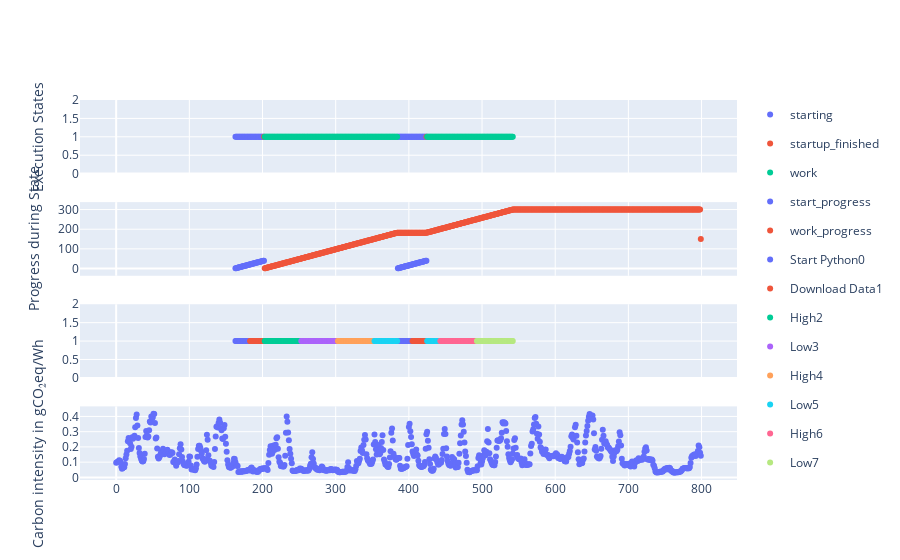

Notebook code for this chart:
### Code cell
from typing import List


prototype_fig = make_subplots(rows=4, cols=1, shared_xaxes=True)

graph_times = list(carbon_cost_at_time.keys())
graph_carbon_costs = list(carbon_cost_at_time.values())

fig_carbon = px.scatter(x=graph_times, y=graph_carbon_costs)
prototype_fig.add_trace(fig_carbon.data[0], row=4, col=1)

# Okay, nice. Let's visualize our prototype scheduling approach
states = [(starting, 'starting'), (startup_finished, 'startup_finished'), (work, 'work')]
integers = [(startup_time_progressed, 'start_progress'), (work_time_progressed, 'work_progress')]

def make_trace_from_variables(targets: List[tuple]):
    df = pd.DataFrame(data=[], columns=['time', 'value', 'name'])

    for variable, name in targets:
        as_dict = {t: pulp.value(variable[t]) if pulp.value(variable[t]) is not None else 0 for t in range(DEADLINE)}

        foo = pd.DataFrame(list(as_dict.items()), columns=['time', 'value'])
        foo['name'] = name

        foo = foo[foo['value'] != 0]

        df = pd.concat([df, foo], ignore_index=True)

    plot = px.scatter(df, x='time', y='value', color='name')
    return plot
    
phases_variables_with_name = [
    *[(value['variable'], key) for (key, value) in lin_function_dicts['startup'].items()],
    *[(value['variable'], key) for (key, value) in lin_function_dicts['work'].items()]
]

boolean_plot = make_trace_from_variables(states)
integers_plot = make_trace_from_variables(integers)
phase_states_plot = make_trace_from_variables(phases_variables_with_name)

prototype_fig.add_traces(boolean_plot.data, rows=1, cols=1)
prototype_fig.add_traces(integers_plot.data, rows=2, cols=1)
prototype_fig.add_traces(phase_states_plot.data, rows=3, cols=1)

#prototype_fig.update_xaxes(title_text="Timestamp", range=[df['time'].min()-10, df['time'].max()+10])

prototype_fig.update_yaxes(title_text="Execution States", fixedrange=True, row=1, col=1)
prototype_fig.update_yaxes(title_text="Progress during State", fixedrange=True, row=2, col=1)
prototype_fig.update_yaxes(title_text="Carbon intensity in gCO₂eq/Wh", fixedrange=True, row=4, col=1)


# prototype_fig.update_layout({'yaxis': {'range': [-0.5, 1.5], 'tickmode': 'linear'}})
#prototype_fig.update_layout({'yaxis4': {'range': [0,0.1]}})

prototype_fig.show()

### Figure 1 — Plotly figure (JSON) as saved in the notebook; plotly's stock layout.template omitted (floating-point values rounded to 4 significant figures; data arrays with more than 128 entries replaced by an {"elided": "..."} marker saying what was removed)
{"data": [{"hovertemplate": "x=%{x}<br>y=%{y}<extra></extra>", "legendgroup": "", "marker": {"color": "#636efa", "symbol": "circle"}, "mode": "markers", "name": "", "orientation": "v", "showlegend": false, "type": "scatter", "x": {"elided": "800 int values"}, "xaxis": "x4", "y": {"elided": "800 float values"}, "yaxis": "y4"}, {"hovertemplate": "name=starting<br>time=%{x}<br>value=%{y}<extra></extra>", "legendgroup": "starting", "marker": {"color": "#636efa", "symbol": "circle"}, "mode": "markers", "name": "starting", "orientation": "v", "showlegend": true, "type": "scatter", "x": [163, 164, 165, 166, 167, 168, 169, 170, 171, 172, 173, 174, 175, 176, 177, 178, 179, 180, 181, 182, 183, 184, 185, 186, 187, 188, 189, 190, 191, 192, 193, 194, 195, 196, 197, 198, 199, 200, 201, 202, 385, 386, 387, 388, 389, 390, 391, 392, 393, 394, 395, 396, 397, 398, 399, 400, 401, 402, 403, 404, 405, 406, 407, 408, 409, 410, 411, 412, 413, 414, 415, 416, 417, 418, 419, 420, 421, 422, 423, 424], "xaxis": "x", "y": [1, 1, 1, 1, 1, 1, 1, 1, 1, 1, 1, 1, 1, 1, 1, 1, 1, 1, 1, 1, 1, 1, 1, 1, 1, 1, 1, 1, 1, 1, 1, 1, 1, 1, 1, 1, 1, 1, 1, 1, 1, 1, 1, 1, 1, 1, 1, 1, 1, 1, 1, 1, 1, 1, 1, 1, 1, 1, 1, 1, 1, 1, 1, 1, 1, 1, 1, 1, 1, 1, 1, 1, 1, 1, 1, 1, 1, 1, 1, 1], "yaxis": "y"}, {"hovertemplate": "name=startup_finished<br>time=%{x}<br>value=%{y}<extra></extra>", "legendgroup": "startup_finished", "marker": {"color": "#EF553B", "symbol": "circle"}, "mode": "markers", "name": "startup_finished", "orientation": "v", "showlegend": true, "type": "scatter", "x": [202, 424], "xaxis": "x", "y": [1, 1], "yaxis": "y"}, {"hovertemplate": "name=work<br>time=%{x}<br>value=%{y}<extra></extra>", "legendgroup": "work", "marker": {"color": "#00cc96", "symbol": "circle"}, "mode": "markers", "name": "work", "orientation": "v", "showlegend": true, "type": "scatter", "x": {"elided": "300 int values"}, "xaxis": "x", "y": {"elided": "300 int values"}, "yaxis": "y"}, {"hovertemplate": "name=start_progress<br>time=%{x}<br>value=%{y}<extra></extra>", "legendgroup": "start_progress", "marker": {"color": "#636efa", "symbol": "circle"}, "mode": "markers", "name": "start_progress", "orientation": "v", "showlegend": true, "type": "scatter", "x": [163, 164, 165, 166, 167, 168, 169, 170, 171, 172, 173, 174, 175, 176, 177, 178, 179, 180, 181, 182, 183, 184, 185, 186, 187, 188, 189, 190, 191, 192, 193, 194, 195, 196, 197, 198, 199, 200, 201, 202, 385, 386, 387, 388, 389, 390, 391, 392, 393, 394, 395, 396, 397, 398, 399, 400, 401, 402, 403, 404, 405, 406, 407, 408, 409, 410, 411, 412, 413, 414, 415, 416, 417, 418, 419, 420, 421, 422, 423, 424], "xaxis": "x2", "y": [1, 2, 3, 4, 5, 6, 7, 8, 9, 10, 11, 12, 13, 14, 15, 16, 17, 18, 19, 20, 21, 22, 23, 24, 25, 26, 27, 28, 29, 30, 31, 32, 33, 34, 35, 36, 37, 38, 39, 40, 1, 2, 3, 4, 5, 6, 7, 8, 9, 10, 11, 12, 13, 14, 15, 16, 17, 18, 19, 20, 21, 22, 23, 24, 25, 26, 27, 28, 29, 30, 31, 32, 33, 34, 35, 36, 37, 38, 39, 40], "yaxis": "y2"}, {"hovertemplate": "name=work_progress<br>time=%{x}<br>value=%{y}<extra></extra>", "legendgroup": "work_progress", "marker": {"color": "#EF553B", "symbol": "circle"}, "mode": "markers", "name": "work_progress", "orientation": "v", "showlegend": true, "type": "scatter", "x": {"elided": "597 int values"}, "xaxis": "x2", "y": {"elided": "597 int values"}, "yaxis": "y2"}, {"hovertemplate": "name=Start Python0<br>time=%{x}<br>value=%{y}<extra></extra>", "legendgroup": "Start Python0", "marker": {"color": "#636efa", "symbol": "circle"}, "mode": "markers", "name": "Start Python0", "orientation": "v", "showlegend": true, "type": "scatter", "x": [163, 164, 165, 166, 167, 168, 169, 170, 171, 172, 173, 174, 175, 176, 177, 178, 179, 180, 181, 182, 385, 386, 387, 388, 389, 390, 391, 392, 393, 394, 395, 396, 397, 398, 399, 400, 401, 402, 403, 404], "xaxis": "x3", "y": [1, 1, 1, 1, 1, 1, 1, 1, 1, 1, 1, 1, 1, 1, 1, 1, 1, 1, 1, 1, 1, 1, 1, 1, 1, 1, 1, 1, 1, 1, 1, 1, 1, 1, 1, 1, 1, 1, 1, 1], "yaxis": "y3"}, {"hovertemplate": "name=Download Data1<br>time=%{x}<br>value=%{y}<extra></extra>", "legendgroup": "Download Data1", "marker": {"color": "#EF553B", "symbol": "circle"}, "mode": "markers", "name": "Download Data1", "orientation": "v", "showlegend": true, "type": "scatter", "x": [183, 184, 185, 186, 187, 188, 189, 190, 191, 192, 193, 194, 195, 196, 197, 198, 199, 200, 201, 202, 405, 406, 407, 408, 409, 410, 411, 412, 413, 414, 415, 416, 417, 418, 419, 420, 421, 422, 423, 424], "xaxis": "x3", "y": [1, 1, 1, 1, 1, 1, 1, 1, 1, 1, 1, 1, 1, 1, 1, 1, 1, 1, 1, 1, 1, 1, 1, 1, 1, 1, 1, 1, 1, 1, 1, 1, 1, 1, 1, 1, 1, 1, 1, 1], "yaxis": "y3"}, {"hovertemplate": "name=High2<br>time=%{x}<br>value=%{y}<extra></extra>", "legendgroup": "High2", "marker": {"color": "#00cc96", "symbol": "circle"}, "mode": "markers", "name": "High2", "orientation": "v", "showlegend": true, "type": "scatter", "x": [203, 204, 205, 206, 207, 208, 209, 210, 211, 212, 213, 214, 215, 216, 217, 218, 219, 220, 221, 222, 223, 224, 225, 226, 227, 228, 229, 230, 231, 232, 233, 234, 235, 236, 237, 238, 239, 240, 241, 242, 243, 244, 245, 246, 247, 248, 249, 250, 251, 252], "xaxis": "x3", "y": [1, 1, 1, 1, 1, 1, 1, 1, 1, 1, 1, 1, 1, 1, 1, 1, 1, 1, 1, 1, 1, 1, 1, 1, 1, 1, 1, 1, 1, 1, 1, 1, 1, 1, 1, 1, 1, 1, 1, 1, 1, 1, 1, 1, 1, 1, 1, 1, 1, 1], "yaxis": "y3"}, {"hovertemplate": "name=Low3<br>time=%{x}<br>value=%{y}<extra></extra>", "legendgroup": "Low3", "marker": {"color": "#ab63fa", "symbol": "circle"}, "mode": "markers", "name": "Low3", "orientation": "v", "showlegend": true, "type": "scatter", "x": [253, 254, 255, 256, 257, 258, 259, 260, 261, 262, 263, 264, 265, 266, 267, 268, 269, 270, 271, 272, 273, 274, 275, 276, 277, 278, 279, 280, 281, 282, 283, 284, 285, 286, 287, 288, 289, 290, 291, 292, 293, 294, 295, 296, 297, 298, 299, 300, 301, 302], "xaxis": "x3", "y": [1, 1, 1, 1, 1, 1, 1, 1, 1, 1, 1, 1, 1, 1, 1, 1, 1, 1, 1, 1, 1, 1, 1, 1, 1, 1, 1, 1, 1, 1, 1, 1, 1, 1, 1, 1, 1, 1, 1, 1, 1, 1, 1, 1, 1, 1, 1, 1, 1, 1], "yaxis": "y3"}, {"hovertemplate": "name=High4<br>time=%{x}<br>value=%{y}<extra></extra>", "legendgroup": "High4", "marker": {"color": "#FFA15A", "symbol": "circle"}, "mode": "markers", "name": "High4", "orientation": "v", "showlegend": true, "type": "scatter", "x": [303, 304, 305, 306, 307, 308, 309, 310, 311, 312, 313, 314, 315, 316, 317, 318, 319, 320, 321, 322, 323, 324, 325, 326, 327, 328, 329, 330, 331, 332, 333, 334, 335, 336, 337, 338, 339, 340, 341, 342, 343, 344, 345, 346, 347, 348, 349, 350, 351, 352], "xaxis": "x3", "y": [1, 1, 1, 1, 1, 1, 1, 1, 1, 1, 1, 1, 1, 1, 1, 1, 1, 1, 1, 1, 1, 1, 1, 1, 1, 1, 1, 1, 1, 1, 1, 1, 1, 1, 1, 1, 1, 1, 1, 1, 1, 1, 1, 1, 1, 1, 1, 1, 1, 1], "yaxis": "y3"}, {"hovertemplate": "name=Low5<br>time=%{x}<br>value=%{y}<extra></extra>", "legendgroup": "Low5", "marker": {"color": "#19d3f3", "symbol": "circle"}, "mode": "markers", "name": "Low5", "orientation": "v", "showlegend": true, "type": "scatter", "x": [353, 354, 355, 356, 357, 358, 359, 360, 361, 362, 363, 364, 365, 366, 367, 368, 369, 370, 371, 372, 373, 374, 375, 376, 377, 378, 379, 380, 381, 382, 383, 384, 425, 426, 427, 428, 429, 430, 431, 432, 433, 434, 435, 436, 437, 438, 439, 440, 441, 442], "xaxis": "x3", "y": [1, 1, 1, 1, 1, 1, 1, 1, 1, 1, 1, 1, 1, 1, 1, 1, 1, 1, 1, 1, 1, 1, 1, 1, 1, 1, 1, 1, 1, 1, 1, 1, 1, 1, 1, 1, 1, 1, 1, 1, 1, 1, 1, 1, 1, 1, 1, 1, 1, 1], "yaxis": "y3"}, {"hovertemplate": "name=High6<br>time=%{x}<br>value=%{y}<extra></extra>", "legendgroup": "High6", "marker": {"color": "#FF6692", "symbol": "circle"}, "mode": "markers", "name": "High6", "orientation": "v", "showlegend": true, "type": "scatter", "x": [443, 444, 445, 446, 447, 448, 449, 450, 451, 452, 453, 454, 455, 456, 457, 458, 459, 460, 461, 462, 463, 464, 465, 466, 467, 468, 469, 470, 471, 472, 473, 474, 475, 476, 477, 478, 479, 480, 481, 482, 483, 484, 485, 486, 487, 488, 489, 490, 491, 492], "xaxis": "x3", "y": [1, 1, 1, 1, 1, 1, 1, 1, 1, 1, 1, 1, 1, 1, 1, 1, 1, 1, 1, 1, 1, 1, 1, 1, 1, 1, 1, 1, 1, 1, 1, 1, 1, 1, 1, 1, 1, 1, 1, 1, 1, 1, 1, 1, 1, 1, 1, 1, 1, 1], "yaxis": "y3"}, {"hovertemplate": "name=Low7<br>time=%{x}<br>value=%{y}<extra></extra>", "legendgroup": "Low7", "marker": {"color": "#B6E880", "symbol": "circle"}, "mode": "markers", "name": "Low7", "orientation": "v", "showlegend": true, "type": "scatter", "x": [493, 494, 495, 496, 497, 498, 499, 500, 501, 502, 503, 504, 505, 506, 507, 508, 509, 510, 511, 512, 513, 514, 515, 516, 517, 518, 519, 520, 521, 522, 523, 524, 525, 526, 527, 528, 529, 530, 531, 532, 533, 534, 535, 536, 537, 538, 539, 540, 541, 542], "xaxis": "x3", "y": [1, 1, 1, 1, 1, 1, 1, 1, 1, 1, 1, 1, 1, 1, 1, 1, 1, 1, 1, 1, 1, 1, 1, 1, 1, 1, 1, 1, 1, 1, 1, 1, 1, 1, 1, 1, 1, 1, 1, 1, 1, 1, 1, 1, 1, 1, 1, 1, 1, 1], "yaxis": "y3"}], "layout": {"xaxis": {"anchor": "y", "domain": [0, 1], "matches": "x4", "showticklabels": false}, "xaxis2": {"anchor": "y2", "domain": [0, 1], "matches": "x4", "showticklabels": false}, "xaxis3": {"anchor": "y3", "domain": [0, 1], "matches": "x4", "showticklabels": false}, "xaxis4": {"anchor": "y4", "domain": [0, 1]}, "yaxis": {"anchor": "x", "domain": [0.8063, 1], "fixedrange": true, "title": {"text": "Execution States"}}, "yaxis2": {"anchor": "x2", "domain": [0.5375, 0.7312], "fixedrange": true, "title": {"text": "Progress during State"}}, "yaxis3": {"anchor": "x3", "domain": [0.2687, 0.4625]}, "yaxis4": {"anchor": "x4", "domain": [0, 0.1938], "fixedrange": true, "title": {"text": "Carbon intensity in gCO₂eq/Wh"}}}}
